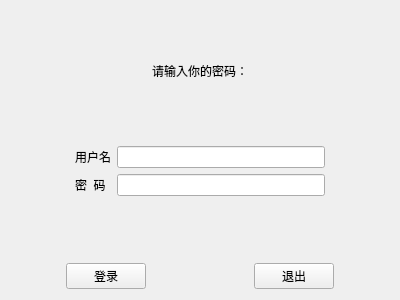
<?xml version="1.0" encoding="UTF-8"?>
<ui version="4.0">
 <class>Login</class>
 <widget class="QWidget" name="Login">
  <property name="geometry">
   <rect>
    <x>0</x>
    <y>0</y>
    <width>400</width>
    <height>300</height>
   </rect>
  </property>
  <property name="windowTitle">
   <string>Form</string>
  </property>
  <layout class="QGridLayout" name="gridLayout">
   <item row="0" column="0" colspan="2">
    <spacer name="horizontalSpacer_4">
     <property name="orientation">
      <enum>Qt::Horizontal</enum>
     </property>
     <property name="sizeHint" stdset="0">
      <size>
       <width>143</width>
       <height>20</height>
      </size>
     </property>
    </spacer>
   </item>
   <item row="0" column="2">
    <widget class="QLabel" name="label_warning">
     <property name="text">
      <string>请输入你的密码：</string>
     </property>
    </widget>
   </item>
   <item row="0" column="3" colspan="2">
    <spacer name="horizontalSpacer_5">
     <property name="orientation">
      <enum>Qt::Horizontal</enum>
     </property>
     <property name="sizeHint" stdset="0">
      <size>
       <width>143</width>
       <height>115</height>
      </size>
     </property>
    </spacer>
   </item>
   <item row="1" column="0">
    <spacer name="horizontalSpacer_6">
     <property name="orientation">
      <enum>Qt::Horizontal</enum>
     </property>
     <property name="sizeHint" stdset="0">
      <size>
       <width>43</width>
       <height>20</height>
      </size>
     </property>
    </spacer>
   </item>
   <item row="1" column="1" colspan="3">
    <widget class="QWidget" name="widget" native="true">
     <layout class="QFormLayout" name="formLayout">
      <item row="0" column="0">
       <widget class="QLabel" name="label">
        <property name="text">
         <string>用户名</string>
        </property>
       </widget>
      </item>
      <item row="0" column="1">
       <widget class="QLineEdit" name="lineEdit_id">
        <property name="echoMode">
         <enum>QLineEdit::Normal</enum>
        </property>
       </widget>
      </item>
      <item row="1" column="0">
       <widget class="QLabel" name="label_2">
        <property name="text">
         <string>密  码</string>
        </property>
       </widget>
      </item>
      <item row="1" column="1">
       <widget class="QLineEdit" name="lineEdit_passwd">
        <property name="echoMode">
         <enum>QLineEdit::Password</enum>
        </property>
       </widget>
      </item>
     </layout>
    </widget>
   </item>
   <item row="1" column="4">
    <spacer name="horizontalSpacer_7">
     <property name="orientation">
      <enum>Qt::Horizontal</enum>
     </property>
     <property name="sizeHint" stdset="0">
      <size>
       <width>43</width>
       <height>20</height>
      </size>
     </property>
    </spacer>
   </item>
   <item row="2" column="0">
    <spacer name="horizontalSpacer_2">
     <property name="orientation">
      <enum>Qt::Horizontal</enum>
     </property>
     <property name="sizeHint" stdset="0">
      <size>
       <width>43</width>
       <height>20</height>
      </size>
     </property>
    </spacer>
   </item>
   <item row="2" column="1">
    <widget class="QPushButton" name="pushButton">
     <property name="text">
      <string>登录</string>
     </property>
    </widget>
   </item>
   <item row="2" column="2">
    <spacer name="horizontalSpacer">
     <property name="orientation">
      <enum>Qt::Horizontal</enum>
     </property>
     <property name="sizeHint" stdset="0">
      <size>
       <width>69</width>
       <height>20</height>
      </size>
     </property>
    </spacer>
   </item>
   <item row="2" column="3">
    <widget class="QPushButton" name="pushButton_2">
     <property name="text">
      <string>退出</string>
     </property>
    </widget>
   </item>
   <item row="2" column="4">
    <spacer name="horizontalSpacer_3">
     <property name="orientation">
      <enum>Qt::Horizontal</enum>
     </property>
     <property name="sizeHint" stdset="0">
      <size>
       <width>43</width>
       <height>20</height>
      </size>
     </property>
    </spacer>
   </item>
  </layout>
 </widget>
 <resources/>
 <connections/>
</ui>
